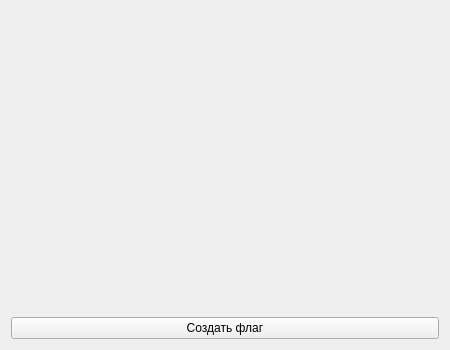
<?xml version="1.0" encoding="UTF-8"?>
<ui version="4.0">
    <class>Form</class>
    <widget class="QWidget" name="Form">
        <property name="geometry">
            <rect>
                <x>0</x>
                <y>0</y>
                <width>450</width>
                <height>350</height>
            </rect>
        </property>
        <property name="windowTitle">
            <string>Флаг</string>
        </property>
        <layout class="QVBoxLayout" name="verticalLayout">
            <item>
                <widget class="QLabel" name="lblFlag">
                    <property name="alignment">
                        <set>Qt::AlignCenter</set>
                    </property>
                </widget>
            </item>
            <item>
                <widget class="QPushButton" name="btnMake">
                    <property name="text">
                        <string>Создать флаг</string>
                    </property>
                </widget>
            </item>
        </layout>
    </widget>
</ui>
